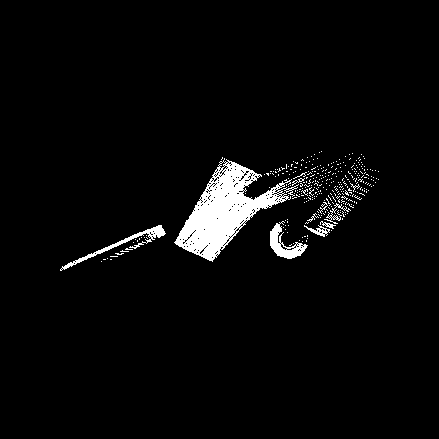
#> input picture lab8/obj_map.bmp, 439 x 439 px, found by its file name
$ python rrt_mystage.py
#> lines starting #> are read from the running program, lines starting #| are printed output that depends on the picture; after the words box and inside, x2 and y2 are one past the last pixel; in counts of white or black regions, pixels touching at a corner belong together
### lab8/RRT_Test.py

import numpy as np
import cv2
from numpy.core.fromnumeric import shape
from RRTBase import RRT, RRTArgs
import matplotlib.pyplot as plt

test_rrt_seed = -1


# [43 lines left out: function test_RRT, not called in this run]


def testWithAnimation(t_map=None, args=None):
    from PyQt5.QtGui import QPainter, QImage, QColor
    from PyQt5.QtWidgets import QWidget, QApplication
    import sys
    import rrtUtils

    class showWidget(QWidget):
        def __init__(self, parent=None):
            QWidget.__init__(self, parent=parent)
            self.img = None

        # [4 lines left out: function paintEvent, not called in this run]

        def setInputImg(self, img):
            self.img = img
            self.update()

        # [19 lines left out: functions drawFinishLine, start, not called in this run]

    app = QApplication(sys.argv)
    win = showWidget()
    win.show()
    win.start(t_map)

    sys.exit(app.exec_())


# TODO Run all the cases, and know how to use arguments of RRT, you can modify them in RRTBase.py.
""" Args:
        self.move_dis = 10
        self.direct_rate = 0.3
        self.brave_rate = 0.6
        self.br_changeRate = 0.96
        self.brave_scale = 5
        self.bs_changeRate = 0.6
        self.end_check_dis = 6
        self.maxSampleTimes = 1999
"""


# [66 lines left out: functions case_0, case_1, case_2, case_3, not called in this run]


# [6 lines that do not run on import are left out]

### lab8/lidar3d/rrt_mystage.py
import numpy as np
import cv2
import os
import sys
BASE_DIR = os.path.dirname(os.path.dirname(os.path.abspath(__file__)))
sys.path.append(BASE_DIR)
from RRT_Test import testWithAnimation


print(BASE_DIR)

start = [0, 0]

obj_img = cv2.imread('obj_map.bmp')
#> obj_img is the input picture: shape (439, 439, 3); 3.6% white; 327 white regions (316 under 20 px), largest, box (x1, y1, x2, y2) and area: (174, 158, 299, 262) 4783, (60, 225, 166, 271) 551, (270, 221, 308, 259) 548
# convert RGB image to gray scale image
obj_img = cv2.cvtColor(obj_img, cv2.COLOR_BGR2GRAY)
print(obj_img.shape)
#| (439, 439)

# TODO: Set a target point, in the range of obj_image.shape[]
# And draw a line(trajectory) with at least 2 turns
end = [416, 400]
mid1 = [29, 277]  # Example intermediate point
mid2 = [226, 389]  # Another intermediate point

# Draw lines between the points
cv2.line(obj_img, tuple(start), tuple(mid1),
         (255), 2)  # Line from start to mid1
cv2.line(obj_img, tuple(mid1), tuple(mid2),
         (255), 2)   # Line from mid1 to mid2
cv2.line(obj_img, tuple(mid2), tuple(end), (255), 2)    # Line from mid2 to end
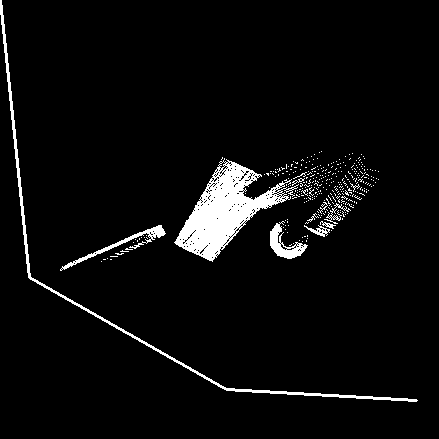
#> obj_img: shape (439, 439); 4.7% white; 328 white regions (316 under 20 px), largest, box (x1, y1, x2, y2) and area: (174, 158, 299, 262) 4783, (0, 0, 418, 402) 2029, (60, 225, 166, 271) 551

# Display the image with the trajectory
cv2.imshow('Trajectory', obj_img)
cv2.waitKey(0)
cv2.destroyAllWindows()
##

start, end = np.array(start), np.array(end)  # ensure they are numpy data
#> start = [0, 0]; end = [416, 400]

testWithAnimation([obj_img, start, end])
#> (the call stopped at in testWithAnimation, `app = QApplication(sys.argv)`: PyQt5 is not available in this run)
